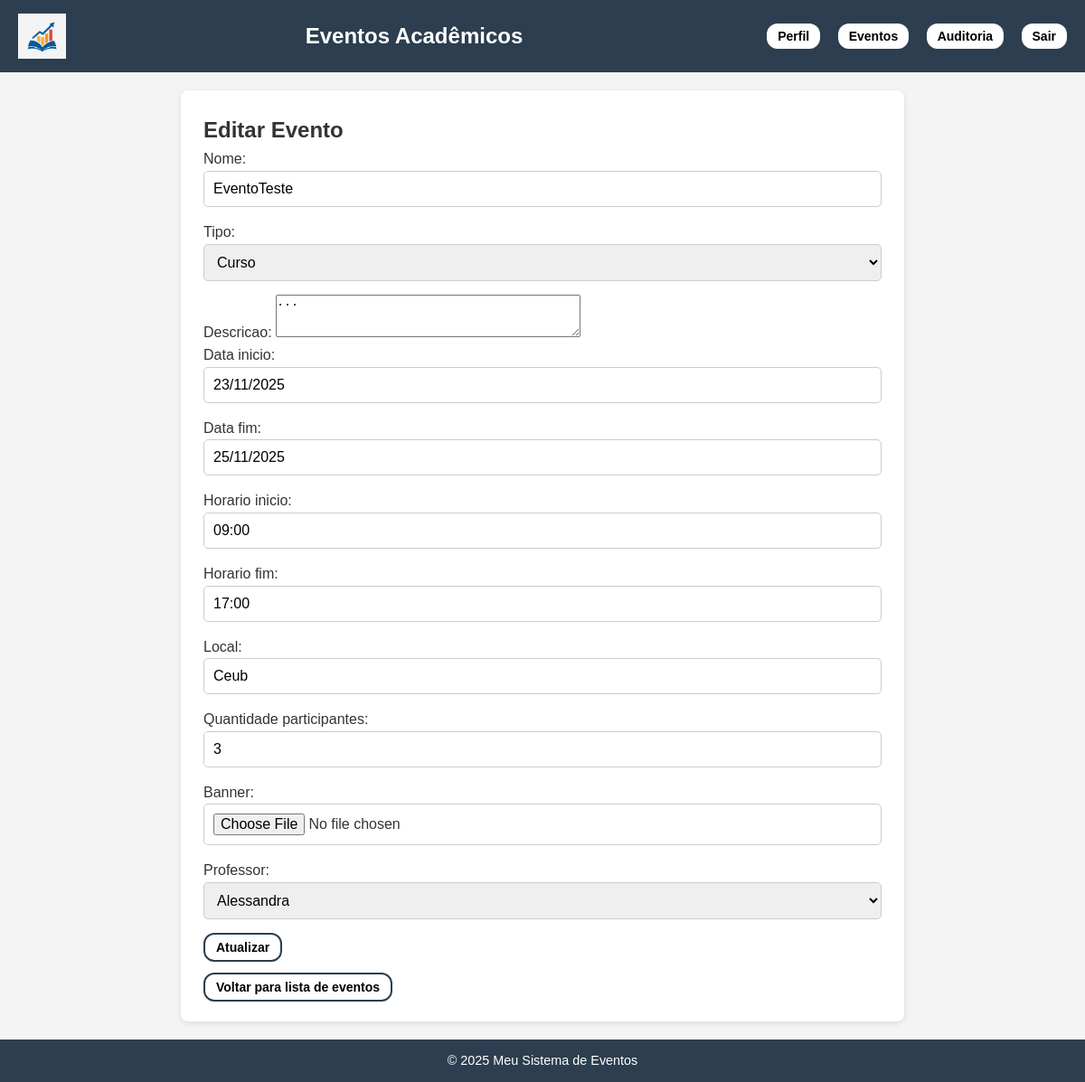
/evento/10/editar/ (signed in), run on the app's committed database.
### eventos/models.py (models this page shows, shortened)
class Evento(models.Model):
    TIPOS = [
        ('seminario', 'Seminário'),
        ('palestra', 'Palestra'),
        ('workshop', 'Workshop'),
        ('curso', 'Curso'),
    ]
    nome = models.CharField(max_length=200)
    tipo = models.CharField(max_length=20, choices=TIPOS)
    descricao = models.TextField()
    data_inicio = models.DateField()
    data_fim = models.DateField()
    horario_inicio = models.TimeField()
    horario_fim = models.TimeField()
    local = models.CharField(max_length=255)
    quantidade_participantes = models.PositiveIntegerField(null=True, blank=True)
    organizador = models.ForeignKey(
        User,
        on_delete=models.CASCADE,
        related_name="eventos_organizados"
    )
    professor = models.ForeignKey(User, on_delete=models.SET_NULL, null=True, blank=True)
    banner = models.ImageField(upload_to='banners/', blank=True, null=True)

### eventos/views.py (the view, shortened to what this page needs)
# urls.py: path('evento/<int:pk>/editar/', EventoUpdateView.as_view(), name='evento_update'),
class EventoUpdateView(LoginRequiredMixin, UserPassesTestMixin, UpdateView):
    model = Evento
    form_class = EventoForm
    template_name = 'evento_form.html'  # mesmo template da criação
    success_url = reverse_lazy('evento_list')  # ou onde quiser redirecionar
    def test_func(self):
        evento = self.get_object()
        return self.request.user == evento.organizador  # só o organizador pode editar

### eventos/context_processors.py (called while the page is built)
def perfil_context(request):
    if request.user.is_authenticated:
        return {'perfil': getattr(request.user, 'perfil', None)}
    return {}

### eventos/templates/evento_form.html (shortened to what this page needs)
{% extends 'base.html' %}
{% block content %}
<h2>{% if object %}Editar{% else %}Criar{% endif %} Evento</h2>
<form method="post" enctype="multipart/form-data">
    {{ form.as_p }}
    <button type="submit" class="buttonInscricao">
        {% if object %}Atualizar{% else %}Criar{% endif %}
    </button>
</form>
<a href="{% url 'evento_list' %}" class="buttonInscricao">Voltar para lista de eventos</a>
{% endblock %}
{% block scripts %}
    <link rel="stylesheet" href="https://code.jquery.com/ui/1.13.3/themes/base/jquery-ui.css">
    <link rel="stylesheet" href="https://cdnjs.cloudflare.com/ajax/libs/jquery-ui-timepicker-addon/1.6.3/jquery-ui-timepicker-addon.min.css">
{% endblock %}

### eventos/templates/base.html (style rules this page uses)
* { margin: 0; padding: 0; box-sizing: border-box; }
body { font-family: Arial, sans-serif; background-color: #f4f4f4; color: #333; line-height: 1.6; }
.buttonInscricao { margin-bottom: 15px; font-weight: bold; background-color: white; border: 2px solid #2c3e50; color: black; padding: 6px 12px; border-radius: 12px; text-decoration: none; font-size: 14px; transition: all 0.3s ease; }
button { padding: 10px 15px; border: none; border-radius: 5px; background-color: #27ae60; color: white; cursor: pointer; transition: background 0.3s ease; }
input, select { padding: 10px; width: 100%; margin-bottom: 15px; border-radius: 5px; border: 1px solid #ccc; font-size: 1rem; }

### data on the page
Evento: nome "EventoTeste", tipo "Curso", descricao "...", data_inicio "23/11/2025", data_fim "25/11/2025", horario_inicio "09:00", horario_fim "17:00", local "Ceub", quantidade_participantes "3", professor "Alessandra"
